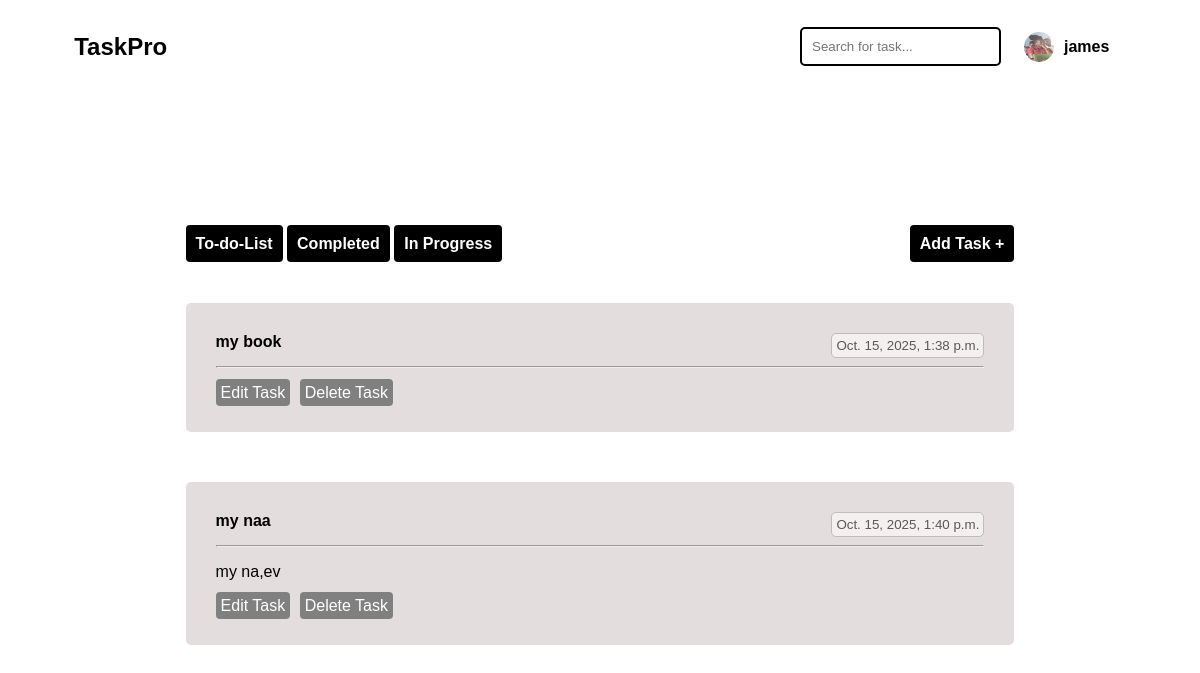
The page / (signed in) on the database as committed earlier.
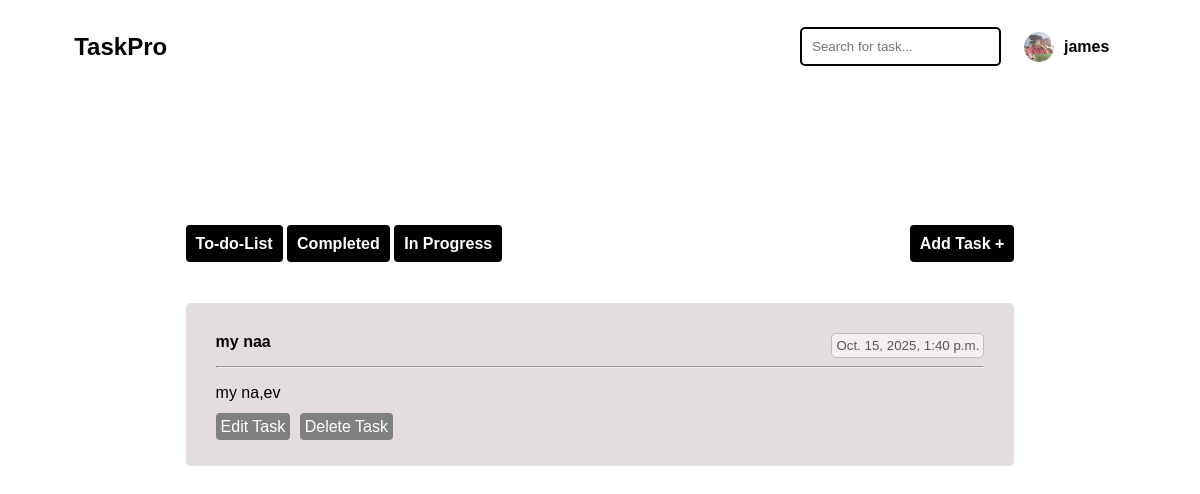
The same page on the database as committed later.
### task_app/models.py (models this page shows, shortened)
class Task(models.Model):
    user = models.ForeignKey(User, on_delete=models.CASCADE, null=True, blank=True)
    title = models.CharField(max_length=200)
    tasks = models.TextField(max_length=300)
    date_created = models.DateTimeField(auto_now_add=True)
    completed = models.BooleanField(default=False)

### task_app/views.py (the view)
# urls.py: 2. Add a URL to urlpatterns:  path('', views.home, name='home')
def home(request):
    tasks = []
    if request.user.is_authenticated:
        tasks = Task.objects.filter(user=request.user)
    return render(request, 'home.html', {'tasks': tasks})

### templates/home.html (shortened to what this page needs)
{% include 'navbar.html'%}
{% load static %}
<!DOCTYPE html>
<html lang="en">
<head>
    <link rel="stylesheet" href="{% static 'css/style.css'%}">
</head>
<body>
    <main>
        <div class="task_page">
            <div class="side_bar">
                <div class="container">
                    <a href="{% url 'home' %}" id="todolist">To-do-List</a>
                    <a href="{% url 'completed' %}" id="completed">Completed</a>
                    <a href="" id="progress">In Progress</a>
                </div>
                <div class="task_add">
                    <a href="{% url 'addtask' %}">Add Task +</a>
                </div>
            </div>
            <div class="main">
                        {% for task in tasks %}
                            <div class="pages">
                                <div class="task">
                                    <div class="top">
                                        <div class="title">
                                            <strong>{{ task.title}}</strong><br>
                                        </div>
                                        <div class="time">
                                            <small>{{ task.date_created }}</small>
                                        </div>
                                    </div>
                                    <hr>
                                    <p>{{ task.tasks }}</p>
                                    <div class="container">
                                        <div>
                                            <a href="">Edit Task</a>
                                            <a href="{% url 'delete_task' task.id%}">Delete Task</a>
                                        </div>
                                    </div>
                                </div>
                            </div>
                        {% empty %}
                            <h3>No task added</h3>
                        {% endfor %}
            </div>
        </div>
    </main>
</body>
</html>

Rows that differ between the two databases and show on the page:
removed Task: title "my book", date_created "Oct. 15, 2025, 1:38 p.m."
